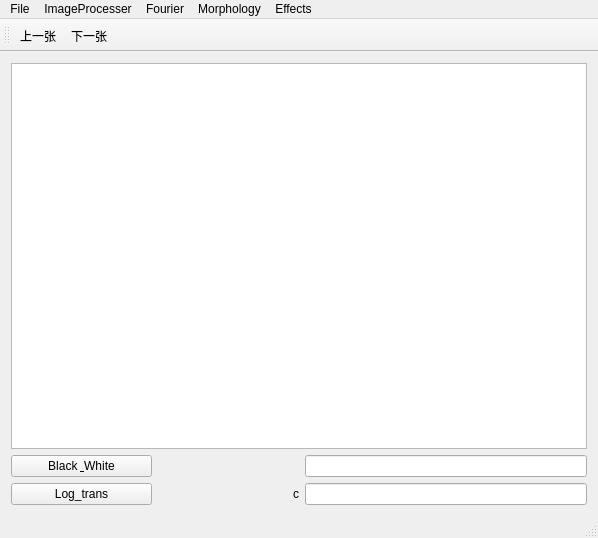
<?xml version="1.0" encoding="UTF-8"?>
<ui version="4.0">
 <class>MainWindow</class>
 <widget class="QMainWindow" name="MainWindow">
  <property name="geometry">
   <rect>
    <x>0</x>
    <y>0</y>
    <width>598</width>
    <height>538</height>
   </rect>
  </property>
  <property name="windowTitle">
   <string>MainWindow</string>
  </property>
  <widget class="QWidget" name="centralWidget">
   <layout class="QGridLayout" name="gridLayout">
    <item row="0" column="0" colspan="4">
     <widget class="QGraphicsView" name="graphicsView"/>
    </item>
    <item row="1" column="2" colspan="2">
     <widget class="QLineEdit" name="bw_t"/>
    </item>
    <item row="1" column="0">
     <widget class="QPushButton" name="btn_bw">
      <property name="text">
       <string>Black &amp; White</string>
      </property>
     </widget>
    </item>
    <item row="2" column="0">
     <widget class="QPushButton" name="btn_logtrans">
      <property name="text">
       <string>Log_trans</string>
      </property>
     </widget>
    </item>
    <item row="2" column="1">
     <widget class="QLabel" name="label_3">
      <property name="layoutDirection">
       <enum>Qt::LeftToRight</enum>
      </property>
      <property name="text">
       <string>c</string>
      </property>
      <property name="alignment">
       <set>Qt::AlignRight|Qt::AlignTrailing|Qt::AlignVCenter</set>
      </property>
     </widget>
    </item>
    <item row="2" column="2" colspan="2">
     <widget class="QLineEdit" name="log_t"/>
    </item>
   </layout>
  </widget>
  <widget class="QMenuBar" name="menuBar">
   <property name="geometry">
    <rect>
     <x>0</x>
     <y>0</y>
     <width>598</width>
     <height>26</height>
    </rect>
   </property>
   <widget class="QMenu" name="menuFile">
    <property name="title">
     <string>File</string>
    </property>
    <addaction name="actionOpen"/>
    <addaction name="actionReset"/>
    <addaction name="actionSave"/>
    <addaction name="actionSave_as"/>
   </widget>
   <widget class="QMenu" name="menuImageProcesser">
    <property name="title">
     <string>ImageProcesser</string>
    </property>
    <addaction name="actionGray"/>
    <addaction name="actionReverse"/>
    <addaction name="actionContrast_stretch"/>
    <addaction name="actionHisteq"/>
    <addaction name="actionExact_Histeq"/>
    <addaction name="actionSpatial_Filter"/>
    <addaction name="actionMedian_Filter"/>
    <addaction name="actionTransform"/>
   </widget>
   <widget class="QMenu" name="menuFft2">
    <property name="title">
     <string>Fourier</string>
    </property>
    <addaction name="actionFft2"/>
    <addaction name="actionIfft2"/>
   </widget>
   <widget class="QMenu" name="menuMorphology">
    <property name="title">
     <string>Morphology</string>
    </property>
    <addaction name="actionErosion"/>
    <addaction name="actionDilation"/>
    <addaction name="actionOpening"/>
    <addaction name="actionClosing"/>
   </widget>
   <widget class="QMenu" name="menuEffects">
    <property name="title">
     <string>Effects</string>
    </property>
    <addaction name="actionGaussianBlur"/>
    <addaction name="actionEdgeExtraction"/>
    <addaction name="actionEmboss"/>
    <addaction name="actionOilPainting"/>
   </widget>
   <addaction name="menuFile"/>
   <addaction name="menuImageProcesser"/>
   <addaction name="menuFft2"/>
   <addaction name="menuMorphology"/>
   <addaction name="menuEffects"/>
  </widget>
  <widget class="QToolBar" name="mainToolBar">
   <attribute name="toolBarArea">
    <enum>TopToolBarArea</enum>
   </attribute>
   <attribute name="toolBarBreak">
    <bool>false</bool>
   </attribute>
   <addaction name="actionLast"/>
   <addaction name="actionNext"/>
  </widget>
  <widget class="QStatusBar" name="statusBar"/>
  <action name="actionOpen">
   <property name="text">
    <string>Open</string>
   </property>
  </action>
  <action name="actionReset">
   <property name="text">
    <string>Reset</string>
   </property>
  </action>
  <action name="actionLast">
   <property name="text">
    <string>上一张</string>
   </property>
   <property name="toolTip">
    <string>上一张</string>
   </property>
  </action>
  <action name="actionNext">
   <property name="text">
    <string>下一张</string>
   </property>
   <property name="toolTip">
    <string>下一张</string>
   </property>
  </action>
  <action name="actionGray">
   <property name="text">
    <string>Gray</string>
   </property>
  </action>
  <action name="actionReverse">
   <property name="text">
    <string>Reverse</string>
   </property>
  </action>
  <action name="actionContrast_stretch">
   <property name="text">
    <string>Contrast stretch</string>
   </property>
  </action>
  <action name="actionHisteq">
   <property name="text">
    <string>Histeq</string>
   </property>
  </action>
  <action name="actionExact_Histeq">
   <property name="text">
    <string>Exact_Histeq</string>
   </property>
  </action>
  <action name="actionSpatial_Filter">
   <property name="text">
    <string>Spatial_Filter</string>
   </property>
  </action>
  <action name="actionMedian_Filter">
   <property name="text">
    <string>Median_Filter</string>
   </property>
  </action>
  <action name="actionFft2">
   <property name="text">
    <string>fft2</string>
   </property>
  </action>
  <action name="actionIfft2">
   <property name="text">
    <string>ifft2</string>
   </property>
  </action>
  <action name="actionTransform">
   <property name="text">
    <string>Transform</string>
   </property>
  </action>
  <action name="actionSave">
   <property name="text">
    <string>Save</string>
   </property>
  </action>
  <action name="actionErosion">
   <property name="text">
    <string>Erosion</string>
   </property>
  </action>
  <action name="actionDilation">
   <property name="text">
    <string>Dilation</string>
   </property>
  </action>
  <action name="actionOpening">
   <property name="text">
    <string>Opening</string>
   </property>
  </action>
  <action name="actionClosing">
   <property name="text">
    <string>Closing</string>
   </property>
  </action>
  <action name="actionGaussianBlur">
   <property name="text">
    <string>GaussianBlur</string>
   </property>
  </action>
  <action name="actionEdgeExtraction">
   <property name="text">
    <string>EdgeExtraction</string>
   </property>
  </action>
  <action name="actionEmboss">
   <property name="text">
    <string>Emboss</string>
   </property>
  </action>
  <action name="actionOilPainting">
   <property name="text">
    <string>OilPainting</string>
   </property>
  </action>
  <action name="actionSave_as">
   <property name="text">
    <string>Save_as</string>
   </property>
  </action>
 </widget>
 <layoutdefault spacing="6" margin="11"/>
 <resources/>
 <connections/>
</ui>
